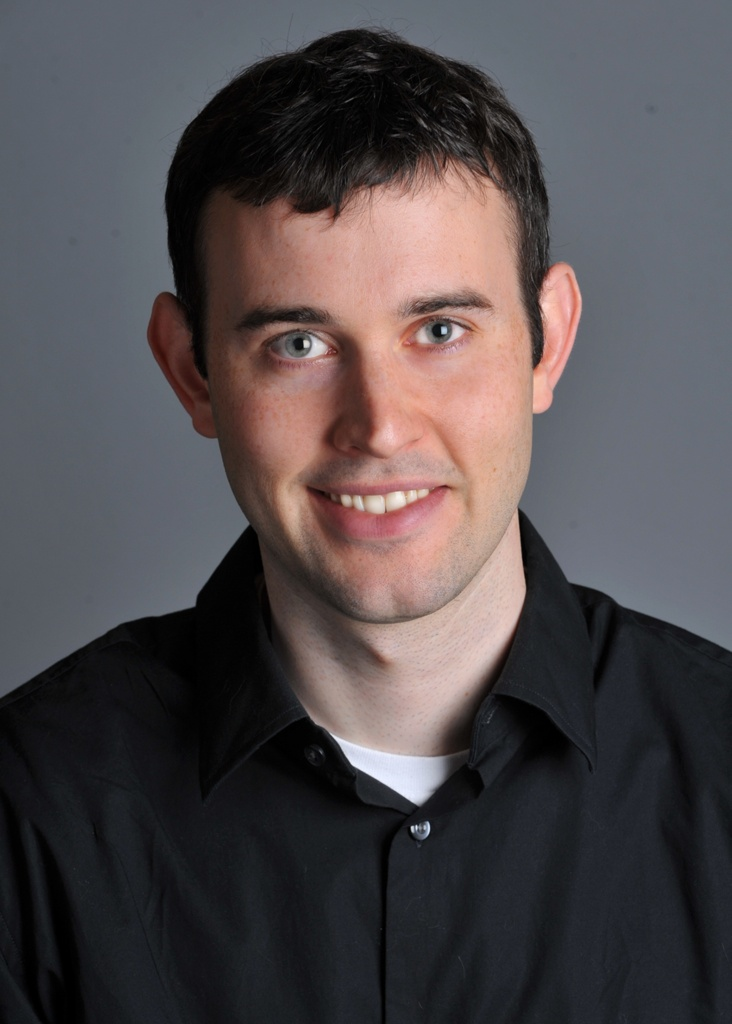
#> input picture project2/hybrid_python/DerekPicture.jpg, 732 x 1024 px
$ python hybrid_image_starter.py
#> lines starting #> are read from the running program, lines starting #| are printed output that depends on the picture
### project2/hybrid_python/align_image_code.py
import math
import numpy as np
import matplotlib.pyplot as plt
import skimage.transform as sktr


# [9 lines left out: function get_points, not called in this run]

def get_points_auto(im1, im2):
    """Automatic point selection for non-interactive use"""
    h1, w1 = im1.shape[:2]
    h2, w2 = im2.shape[:2]

    # Select points at 1/4 and 3/4 of image dimensions
    p1 = (w1 * 0.25, h1 * 0.25)
    p2 = (w1 * 0.75, h1 * 0.75)
    p3 = (w2 * 0.25, h2 * 0.25)
    p4 = (w2 * 0.75, h2 * 0.75)

    print(f'Using automatic points: p1={p1}, p2={p2}, p3={p3}, p4={p4}')
    return (p1, p2, p3, p4)

def recenter(im, r, c):
    R, C, _ = im.shape
    rpad = (int) (np.abs(2*r+1 - R))
    cpad = (int) (np.abs(2*c+1 - C))
    return np.pad(
        im, [(0 if r > (R-1)/2 else rpad, 0 if r < (R-1)/2 else rpad),
             (0 if c > (C-1)/2 else cpad, 0 if c < (C-1)/2 else cpad),
             (0, 0)], 'constant')

def find_centers(p1, p2):
    cx = np.round(np.mean([p1[0], p2[0]]))
    cy = np.round(np.mean([p1[1], p2[1]]))
    return cx, cy

def align_image_centers(im1, im2, pts):
    p1, p2, p3, p4 = pts
    h1, w1, b1 = im1.shape
    h2, w2, b2 = im2.shape

    cx1, cy1 = find_centers(p1, p2)
    cx2, cy2 = find_centers(p3, p4)

    im1 = recenter(im1, cy1, cx1)
    im2 = recenter(im2, cy2, cx2)
    return im1, im2

def rescale_images(im1, im2, pts):
    p1, p2, p3, p4 = pts
    len1 = np.sqrt((p2[1] - p1[1])**2 + (p2[0] - p1[0])**2)
    len2 = np.sqrt((p4[1] - p3[1])**2 + (p4[0] - p3[0])**2)
    dscale = len2/len1
    if dscale < 1:
        im1 = sktr.rescale(im1, dscale)
    else:
        im2 = sktr.rescale(im2, 1./dscale)
    return im1, im2

# [7 lines left out: function rotate_im1, not called in this run]

def match_img_size(im1, im2):
    # Make images the same size
    h1, w1 = im1.shape[:2]
    h2, w2 = im2.shape[:2]

    # Handle different number of channels
    if len(im1.shape) == 3 and len(im2.shape) == 2:
        im2 = np.stack([im2] * im1.shape[2], axis=2)
    elif len(im1.shape) == 2 and len(im2.shape) == 3:
        im1 = np.stack([im1] * im2.shape[2], axis=2)
    elif len(im1.shape) == 3 and len(im2.shape) == 3 and im1.shape[2] != im2.shape[2]:
        # Handle different number of channels (e.g., RGB vs RG)
        min_channels = min(im1.shape[2], im2.shape[2])
        im1 = im1[:, :, :min_channels]
        im2 = im2[:, :, :min_channels]

    # Update dimensions after channel handling
    h1, w1 = im1.shape[:2]
    h2, w2 = im2.shape[:2]

    if h1 < h2:
        im2 = im2[int(np.floor((h2-h1)/2.)) : -int(np.ceil((h2-h1)/2.)), :, :]
    elif h1 > h2:
        im1 = im1[int(np.floor((h1-h2)/2.)) : -int(np.ceil((h1-h2)/2.)), :, :]
    if w1 < w2:
        im2 = im2[:, int(np.floor((w2-w1)/2.)) : -int(np.ceil((w2-w1)/2.)), :]
    elif w1 > w2:
        im1 = im1[:, int(np.floor((w1-w2)/2.)) : -int(np.ceil((w1-w2)/2.)), :]

    # Final check
    if im1.shape != im2.shape:
        print(f"Warning: Images still have different shapes: {im1.shape} vs {im2.shape}")
        # Use the smaller dimensions
        min_h = min(im1.shape[0], im2.shape[0])
        min_w = min(im1.shape[1], im2.shape[1])
        im1 = im1[:min_h, :min_w]
        im2 = im2[:min_h, :min_w]

    return im1, im2

# [7 lines left out: function align_images, not called in this run]

def align_images_auto(im1, im2):
    """Non-interactive version of align_images"""
    pts = get_points_auto(im1, im2)
    im1, im2 = align_image_centers(im1, im2, pts)
    im1, im2 = rescale_images(im1, im2, pts)
    # Skip rotation for automatic alignment to avoid unwanted rotation
    # im1, angle = rotate_im1(im1, im2, pts)
    im1, im2 = match_img_size(im1, im2)
    return im1, im2


# [5 lines that do not run on import are left out]

### project2/hybrid_python/hybrid_image_starter.py
import matplotlib.pyplot as plt
import numpy as np
from scipy.ndimage import gaussian_filter
from align_image_code import align_images, align_images_auto

def hybrid_image(im1, im2, sigma1, sigma2):
    """
    Create a hybrid image by combining high frequencies from im1
    with low frequencies from im2.

    Args:
        im1: High frequency image (e.g., Derek)
        im2: Low frequency image (e.g., Nutmeg)
        sigma1: Standard deviation for high-pass filter on im1
        sigma2: Standard deviation for low-pass filter on im2

    Returns:
        hybrid: The resulting hybrid image
    """
    # Convert to grayscale if needed
    if len(im1.shape) == 3:
        im1_gray = np.mean(im1, axis=2)
    else:
        im1_gray = im1

    if len(im2.shape) == 3:
        im2_gray = np.mean(im2, axis=2)
    else:
        im2_gray = im2

    # High-pass filter on im1 (keep high frequencies)
    im1_blurred = gaussian_filter(im1_gray, sigma=sigma1)
    im1_high_freq = im1_gray - im1_blurred

    # Low-pass filter on im2 (keep low frequencies)
    im2_low_freq = gaussian_filter(im2_gray, sigma=sigma2)

    # Combine the images
    hybrid = im1_high_freq + im2_low_freq

    # Ensure values are in [0, 1] range
    hybrid = np.clip(hybrid, 0, 1)

    return hybrid

def pyramids(image, N):
    """
    Compute and display Gaussian and Laplacian pyramids.

    Args:
        image: Input image
        N: Number of pyramid levels
    """
    # Convert to grayscale if needed
    if len(image.shape) == 3:
        gray_image = np.mean(image, axis=2)
    else:
        gray_image = image

    # Gaussian pyramid
    gaussian_pyramid = [gray_image]
    current = gray_image.copy()

    for i in range(N-1):
        # Apply Gaussian filter
        blurred = gaussian_filter(current, sigma=1.0)
        gaussian_pyramid.append(blurred)
        current = blurred

    # Laplacian pyramid
    laplacian_pyramid = []
    for i in range(N-1):
        # Laplacian = Gaussian[i] - Gaussian[i+1] (upsampled)
        laplacian = gaussian_pyramid[i] - gaussian_pyramid[i+1]
        laplacian_pyramid.append(laplacian)

    # Add the smallest Gaussian as the last Laplacian level
    laplacian_pyramid.append(gaussian_pyramid[-1])

    # Display Gaussian pyramid
    fig, axes = plt.subplots(2, N, figsize=(15, 6))
    fig.suptitle('Gaussian and Laplacian Pyramids')

    for i in range(N):
        # Gaussian pyramid
        axes[0, i].imshow(gaussian_pyramid[i], cmap='gray')
        axes[0, i].set_title(f'Gaussian Level {i}')
        axes[0, i].axis('off')

        # Laplacian pyramid
        axes[1, i].imshow(laplacian_pyramid[i], cmap='gray')
        axes[1, i].set_title(f'Laplacian Level {i}')
        axes[1, i].axis('off')

    plt.tight_layout()
    plt.show()

    return gaussian_pyramid, laplacian_pyramid

# First load images
print("Loading images...")

# high sf (high spatial frequency - Derek)
im1 = plt.imread('./DerekPicture.jpg')/255.

# low sf (low spatial frequency - Nutmeg)
im2 = plt.imread('./nutmeg.jpg')/255
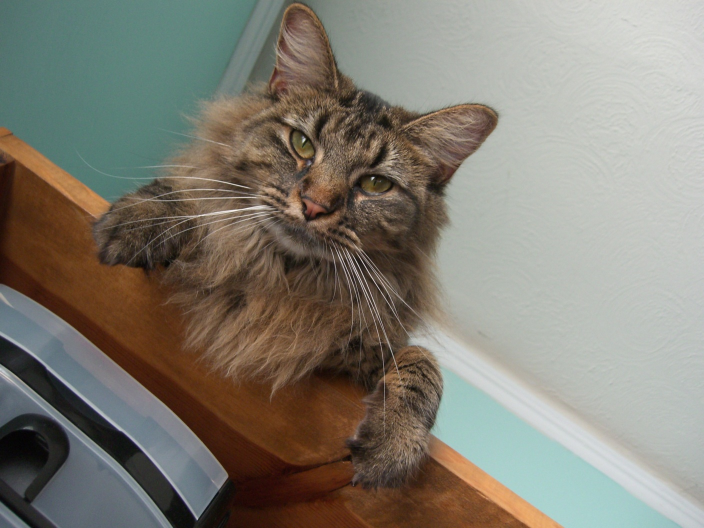
#> input picture project2/hybrid_python/nutmeg.jpg, 1408 x 1056 px (shown at 1/2 size)

print("Aligning images...")
# Next align images (this code is provided, but may be improved)
# Using automatic alignment for non-interactive execution
im1_aligned, im2_aligned = align_images_auto(im1, im2)
#| Using automatic points: p1=(183.0, 256.0), p2=(549.0, 768.0), p3=(352.0, 264.0), p4=(1056.0, 792.0)
#> in align_images_auto, `pts = get_points_auto(im1, im2)`: pts = ((183, 256), (549, 768), (352, 264), (1056, 792))
#> in align_image_centers, `p1, p2, p3, p4 = pts`: p1 = (183, 256); p2 = (549, 768); p3 = (352, 264); p4 = (1056, 792)
#> in find_centers, `cx = np.round(np.mean([p1[0], p2[0]]))`: cx = 366
#> in find_centers, `cy = np.round(np.mean([p1[1], p2[1]]))`: cy = 512
#> in align_image_centers, `cx1, cy1 = find_centers(p1, p2)`: cx1 = 366; cy1 = 512
#> in align_image_centers, `cx2, cy2 = find_centers(p3, p4)`: cx2 = 704; cy2 = 528
#> in recenter, `rpad = (int) (np.abs(2*r+1 - R))`: rpad = 1
#> in rescale_images, `p1, p2, p3, p4 = pts`: p1 = (183, 256); p2 = (549, 768); p3 = (352, 264); p4 = (1056, 792)
#> in rescale_images, `len1 = np.sqrt((p2[1] - p1[1])**2 + (p2[0] - p1[0])**2)`: len1 = 629.4
#> in rescale_images, `len2 = np.sqrt((p4[1] - p3[1])**2 + (p4[0] - p3[0])**2)`: len2 = 880
#> in rescale_images, `dscale = len2/len1`: dscale = 1.4

print("Creating hybrid image...")
## You will provide the code below. Sigma1 and sigma2 are arbitrary
## cutoff values for the high and low frequencies

sigma1 = 2.0  # High-pass filter cutoff for Derek (high freq)
sigma2 = 3.0  # Low-pass filter cutoff for Nutmeg (low freq)
hybrid = hybrid_image(im1_aligned, im2_aligned, sigma1, sigma2)
#> in hybrid_image, `im1_gray = np.mean(im1, axis=2)`:
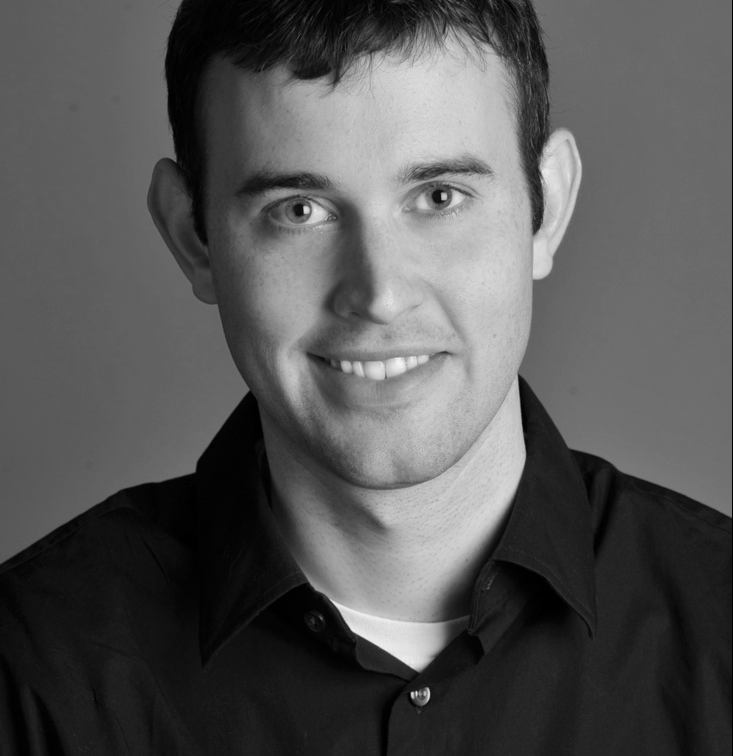
#> im1_gray: shape (756, 733) float64; min 0, max 0.959, mean 0.336
#> in hybrid_image, `im1_high_freq = im1_gray - im1_blurred`:
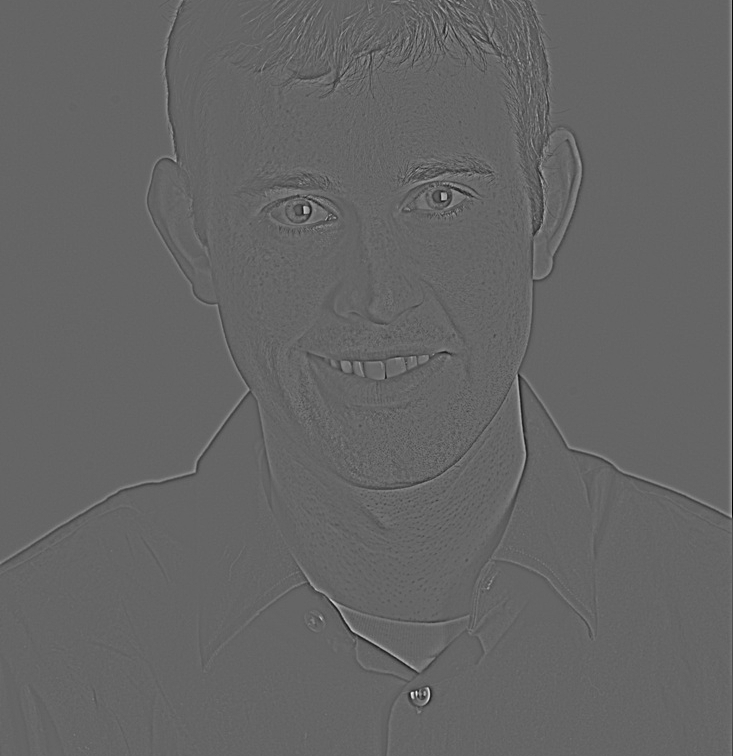
#> im1_high_freq: shape (756, 733) float64; min -0.289, max 0.438, mean -1.12e-17; drawn with min black and max white
#> in hybrid_image, `hybrid = np.clip(hybrid, 0, 1)`:
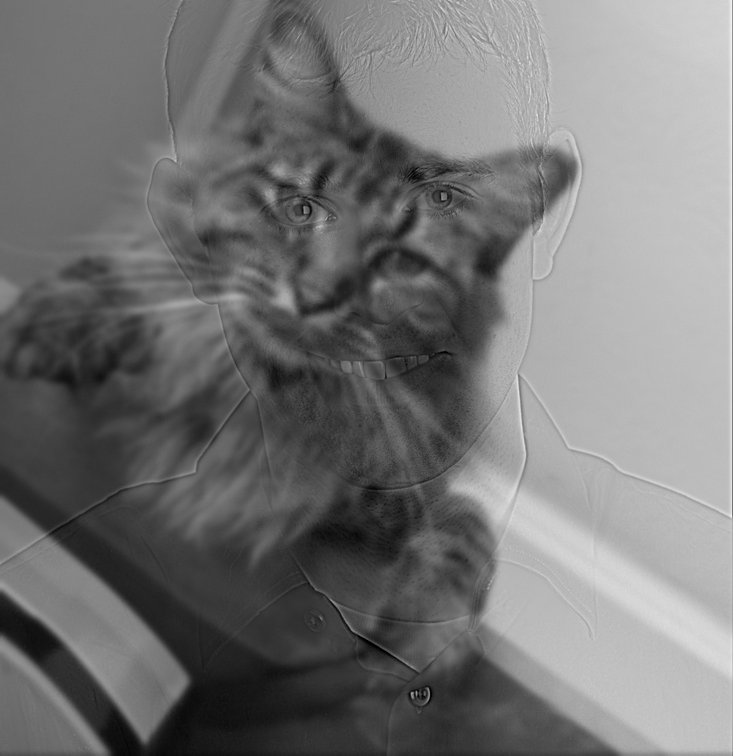
#> hybrid: shape (756, 733) float64; min 0, max 0.958, mean 0.46

# Display the results
fig, axes = plt.subplots(2, 2, figsize=(12, 10))
fig.suptitle('Hybrid Image Creation Process')

# Handle different image shapes for display
print(f"im1_aligned shape: {im1_aligned.shape}")
#| im1_aligned shape: (756, 733, 2)
print(f"im2_aligned shape: {im2_aligned.shape}")
#| im2_aligned shape: (756, 733, 2)

# Convert to proper format for display
if len(im1_aligned.shape) == 3 and im1_aligned.shape[2] == 2:
    # Convert 2-channel to 3-channel by duplicating the last channel
    im1_display = np.concatenate([im1_aligned, im1_aligned[:, :, -1:]], axis=2)
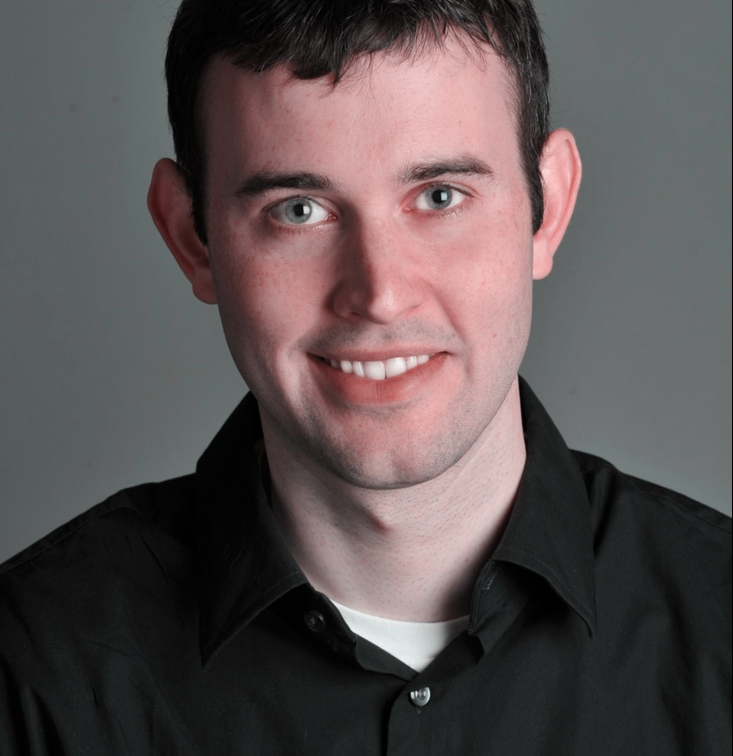
#> im1_display: shape (756, 733, 3) float64; mean of channels 0, 1, 2 0.354, 0.318, 0.318; drawn as R, G, B
else:
    im1_display = im1_aligned

if len(im2_aligned.shape) == 3 and im2_aligned.shape[2] == 2:
    # Convert 2-channel to 3-channel by duplicating the last channel
    im2_display = np.concatenate([im2_aligned, im2_aligned[:, :, -1:]], axis=2)
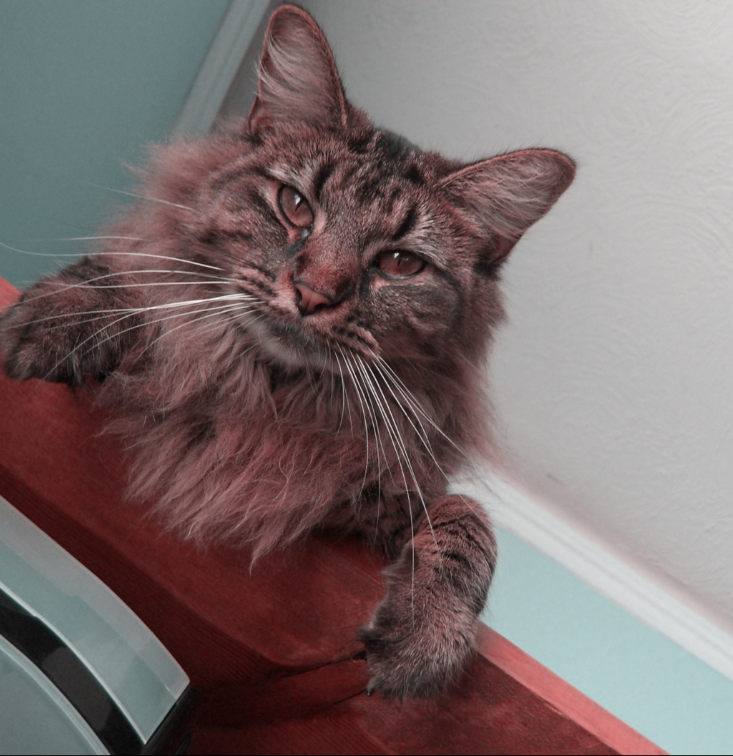
#> im2_display: shape (756, 733, 3) float64; mean of channels 0, 1, 2 0.487, 0.432, 0.432; drawn as R, G, B
else:
    im2_display = im2_aligned

axes[0, 0].imshow(im1_display)
axes[0, 0].set_title('Derek (High Freq Source)')
axes[0, 0].axis('off')

axes[0, 1].imshow(im2_display)
axes[0, 1].set_title('Nutmeg (Low Freq Source)')
axes[0, 1].axis('off')

axes[1, 0].imshow(hybrid, cmap='gray')
axes[1, 0].set_title('Hybrid Image')
axes[1, 0].axis('off')

# Show the hybrid image in color if original images were color
if len(im1_aligned.shape) == 3 and im1_aligned.shape[2] >= 3:
    # For color hybrid, we can apply the same process to each channel
    hybrid_color = np.zeros_like(im1_aligned)
    for c in range(im1_aligned.shape[2]):
        hybrid_color[:, :, c] = hybrid_image(im1_aligned[:, :, c], im2_aligned[:, :, c], sigma1, sigma2)
    axes[1, 1].imshow(hybrid_color)
    axes[1, 1].set_title('Hybrid Image (Color)')
else:
    axes[1, 1].imshow(hybrid, cmap='gray')
    axes[1, 1].set_title('Hybrid Image (Grayscale)')
axes[1, 1].axis('off')

plt.tight_layout()
plt.show()

# Save the hybrid image
import os
os.makedirs('../results', exist_ok=True)
plt.imsave('../results/hybrid_derek_nutmeg.png', hybrid, cmap='gray')
print("Hybrid image saved to results/hybrid_derek_nutmeg.png")

# Save color hybrid if applicable
if len(im1_aligned.shape) == 3 and im1_aligned.shape[2] >= 3:
    plt.imsave('../results/hybrid_derek_nutmeg_color.png', hybrid_color)
    print("Color hybrid image saved to results/hybrid_derek_nutmeg_color.png")

## Compute and display Gaussian and Laplacian Pyramids
## You also need to supply this function
N = 5 # suggested number of pyramid levels (your choice)
print("Computing pyramids...")
gaussian_pyramid, laplacian_pyramid = pyramids(hybrid, N)
#> after the loop in pyramids, `for i in range(N-1):`: gaussian_pyramid = 5 items
#> after the loop in pyramids, `for i in range(N-1):`: laplacian_pyramid = 4 items
#> in pyramids, `plt.show()`:
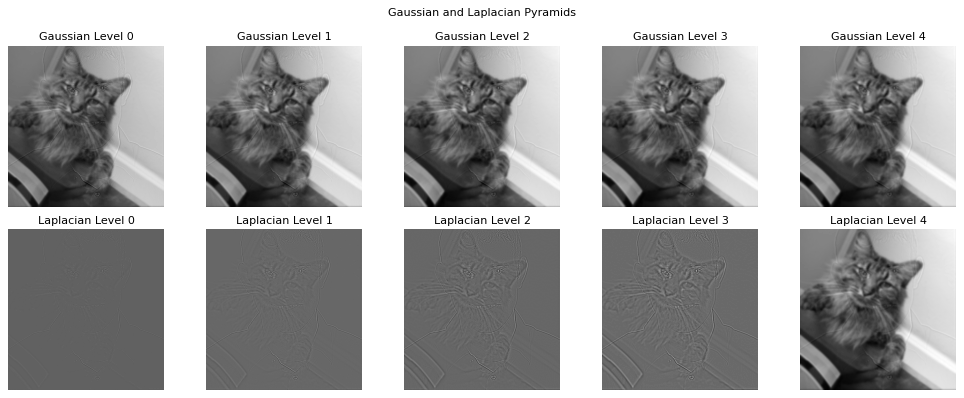
#> figure drawn by matplotlib, 10 panels
#> gaussian_pyramid = 5 items; laplacian_pyramid = 5 items

# Save pyramid results
for i, (gauss, laplacian) in enumerate(zip(gaussian_pyramid, laplacian_pyramid)):
    plt.imsave(f'../results/gaussian_pyramid_level_{i}.png', gauss, cmap='gray')
    plt.imsave(f'../results/laplacian_pyramid_level_{i}.png', laplacian, cmap='gray')
#> this loop made 5 passes

print("Pyramid images saved to results folder")
